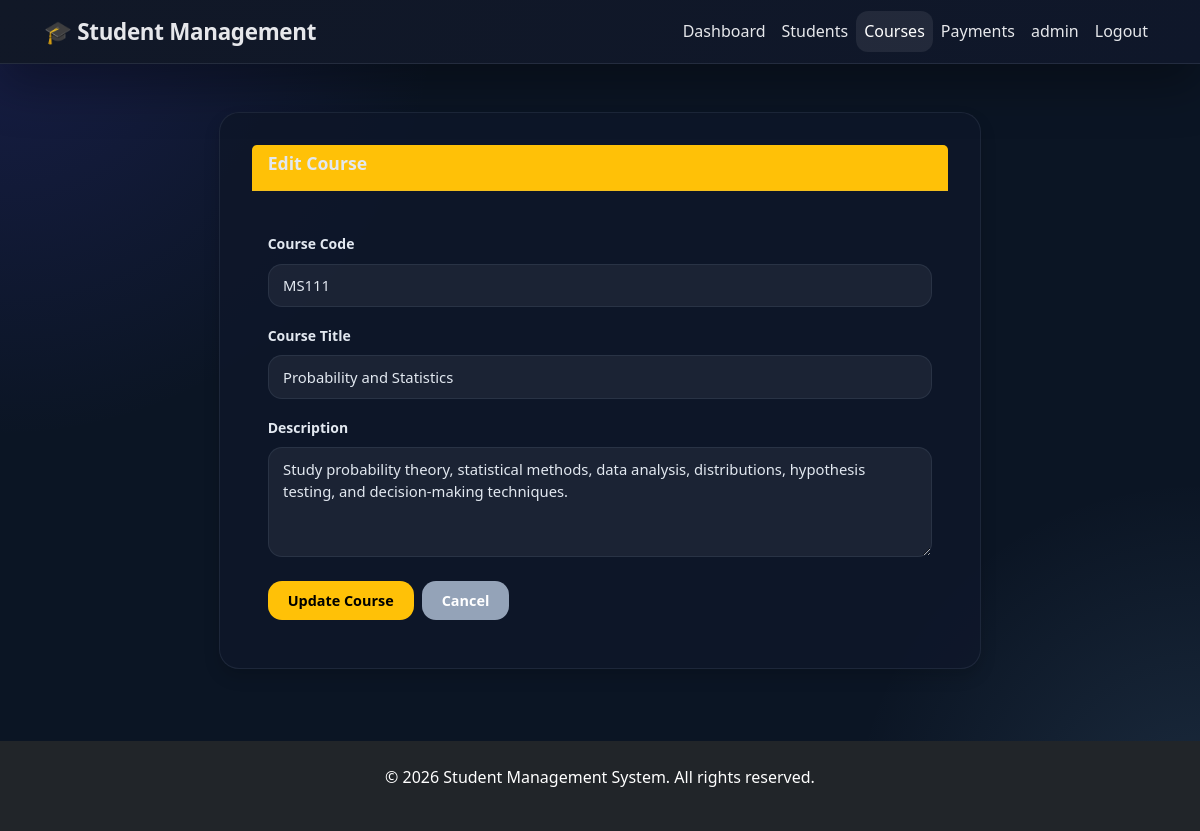
/courses/edit/21 (signed in), run on the app's committed database.
### tables this page shows
CREATE TABLE courses (
            id          INTEGER PRIMARY KEY AUTOINCREMENT,
            title       TEXT    NOT NULL,
            description TEXT,
            code        TEXT    UNIQUE NOT NULL,
            created_at  TIMESTAMP DEFAULT CURRENT_TIMESTAMP
        );

### controllers/course_controller.py (the view)
@course_bp.route('/edit/<int:course_id>', methods=['GET', 'POST'])
@login_required
def edit_course(course_id):
    course = CourseService.get_course_by_id(course_id)
    if not course:
        flash('Course not found.', 'warning')
        return redirect(url_for('courses.list_courses'))
    if request.method == 'POST':
        data = request.form.to_dict()
        success, message = CourseService.update_course(course_id, data)
        flash(message, 'success' if success else 'danger')
        if success:
            return redirect(url_for('courses.list_courses'))
    return render_template('edit_course.html', course=course.get_details(), edit=True)

### controllers/auth_controller.py (called while the page is built)
def login_required(f):
    @wraps(f)
    def decorated_function(*args, **kwargs):
        if 'user_id' not in session:
            flash('Please login first.', 'warning')
            return redirect(url_for('auth.login'))
        return f(*args, **kwargs)
    return decorated_function

### database/db.py (called while the page is built)
def get_connection():
    conn=sqlite3.connect(DB_PATH)
    conn.row_factory=sqlite3.Row # access columns by name
    return conn

### models/course.py (called while the page is built)
    def get_details(self):
        return {
            'id': self.id,
            'title': self.title,
            'description': self.description,
            'code': self.code
        }

### services/course_service.py (called while the page is built)
    @staticmethod
    def _row_to_course(row):
        if row is None:
            return None
        return Course(
            id=row['id'],
            title=row['title'],
            description=row['description'],
            code=row['code']
        )

    @staticmethod
    def get_course_by_id(course_id):
        conn=get_connection()
        row=conn.execute(
            'SELECT * FROM courses WHERE id=?',(course_id,)
        ).fetchone()
        conn.close()
        return CourseService._row_to_course(row)

### templates/edit_course.html (shortened to what this page needs)
{% extends 'base.html' %}
{% block content %}
<div class="row justify-content-center mt-4">
    <div class="col-md-8">
        <div class="card shadow">
            <div class="card-header bg-warning text-white">
                <h3 class="card-title mb-0">Edit Course</h3>
            </div>
            <div class="card-body">
                <form method="POST">
                    <div class="mb-3">
                        <label for="code" class="form-label">Course Code</label>
                        <input type="text" class="form-control" id="code" name="code" value="{{ course.code }}" required readonly>
                    </div>
                    <div class="mb-3">
                        <label for="title" class="form-label">Course Title</label>
                        <input type="text" class="form-control" id="title" name="title" value="{{ course.title }}" required>
                    </div>
                    <div class="mb-3">
                        <label for="description" class="form-label">Description</label>
                        <textarea class="form-control" id="description" name="description" rows="4">{{ course.description }}</textarea>
                    </div>
                    <div class="d-flex gap-2 mt-4">
                        <button type="submit" class="btn btn-warning">Update Course</button>
                        <a href="{{ url_for('courses.list_courses') }}" class="btn btn-secondary">Cancel</a>
                    </div>
                </form>
            </div>
        </div>
    </div>
</div>
{% endblock %}

### static/css/style.css (style rules this page uses)
:root { --primary: #4f46e5; --primary-dark: #4338ca; --primary-light: #eef2ff; --success: #10b981; --success-dark: #059669; --danger: #ef4444; --danger-dark: #dc2626; --warning: #f59e0b; --secondary: #6b7280; --secondary-dark: #4b5563; --bg: #f1f5f9; --card-bg: #ffffff; --text-primary: #1e293b; --text-secondary: #64748b; --border: #e2e8f0; --shadow: 0 4px 6px -1px rgba(0,0,0,0.1), 0 2px 4px -1px rgba(0,0,0,0.06); --shadow-lg: 0 10px 15px -3px rgba(0,0,0,0.1), 0 4px 6px -2px rgba(0,0,0,0.05); --radius: 12px; --radius-sm: 8px; --transition: all 0.25s ease; }
*, *::before, *::after { box-sizing: border-box; margin: 0; padding: 0; }
body { font-family: 'Segoe UI', system-ui, -apple-system, sans-serif; background-color: var(--bg); color: var(--text-primary); line-height: 1.6; min-height: 100vh; }
.card { background: var(--card-bg); border-radius: var(--radius); box-shadow: var(--shadow); padding: 2rem; border: 1px solid var(--border); }
.card-header { display: flex; align-items: center; justify-content: space-between; margin-bottom: 1.5rem; padding-bottom: 1rem; border-bottom: 2px solid var(--border); }
.card-header h3 { font-size: 1.1rem; font-weight: 600; color: var(--text-primary); }
:root { --primary: #4f46e5; --primary-dark: #4338ca; --primary-light: #1e293b; --success: #22c55e; --success-dark: #16a34a; --warning: #f59e0b; --danger: #ef4444; --secondary: #94a3b8; --secondary-dark: #64748b; --bg: #0b1524; --card-bg: rgba(15, 23, 42, 0.92); --card-border: rgba(148, 163, 184, 0.14); --text-primary: #e2e8f0; --text-secondary: #94a3b8; --border: rgba(148, 163, 184, 0.12); --shadow: 0 20px 50px rgba(0,0,0,0.35); --shadow-lg: 0 30px 80px rgba(0,0,0,0.45); --radius: 20px; --radius-sm: 14px; --transition: all 0.25s ease; }
body { background: radial-gradient(circle at top left, rgba(79,70,229,0.18), transparent 30%), radial-gradient(circle at bottom right, rgba(144,202,249,0.12), transparent 24%), var(--bg); color: var(--text-primary); }
.card { color: var(--text-primary) !important; }
.card .card-body, .card .card-title, .card .card-text, .card .card-text strong, .card .card-title a { color: var(--text-primary) !important; }
.card-header { border-bottom: 1px solid rgba(148, 163, 184, 0.12); background: transparent; }
.card-header h3 { color: #f8fafc; }
.btn { display: inline-flex; align-items: center; gap: 0.4rem; padding: 0.55rem 1.25rem; border-radius: var(--radius-sm); font-size: 0.9rem; font-weight: 600; cursor: pointer; text-decoration: none; border: none; transition: var(--transition); white-space: nowrap; }
.btn-secondary { background: var(--secondary); color: #fff; }
.form-label { font-size: 0.875rem; font-weight: 600; color: var(--text-primary); }
.form-control, .form-select { padding: 0.6rem 0.9rem; border: 1.5px solid var(--border); border-radius: var(--radius-sm); font-size: 0.925rem; color: var(--text-primary); background: rgba(255,255,255,0.06); transition: var(--transition); width: 100%; outline: none; font-family: inherit; }
.form-control::placeholder { color: #b0bac5; }

### data on the page
courses: code "MS111", title "Probability and Statistics", description "Study probability theory, statistical methods, data analysis, distributions, hypothesis testing, and decision-making techniques."

### other printed values
{{ session['username'] }} "admin"
